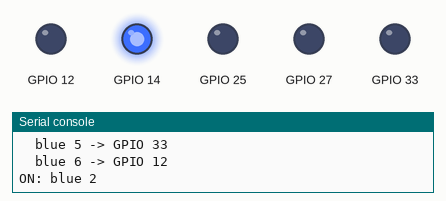
A program run on a simulated ESP32 board running MicroPython. Shown: output pins drawn as LEDs (lit = HIGH), the last lines printed to the serial console. Wiring (from the project's diagram.json): switch on GPIO 0, yellow LED on GPIO 2, green LED on GPIO 4, blue LED on GPIO 12, orange LED on GPIO 13, blue LED on GPIO 14, blue LED on GPIO 25, blue LED on GPIO 26, blue LED on GPIO 27, blue LED on GPIO 33.

Above: at 0.2 s.
At 1.2 s:
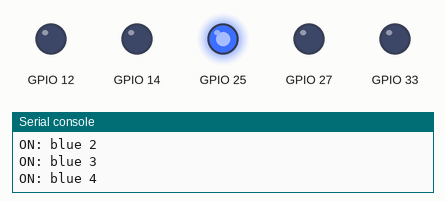
At 1.7 s:
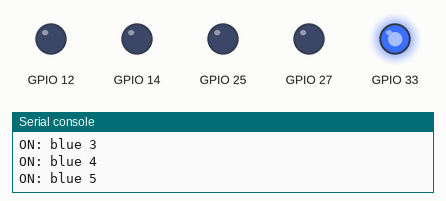
At 3.2 s:
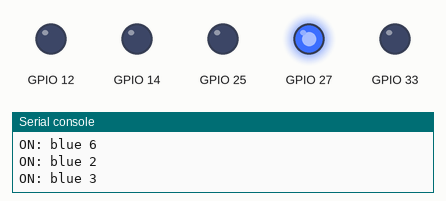
At 4.7 s:
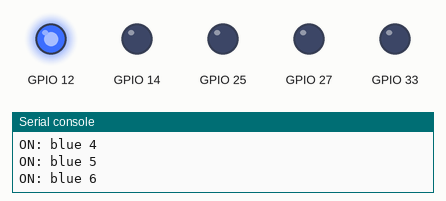
Timing chart, 0 to 5.8 s (numbered marks = the images above):
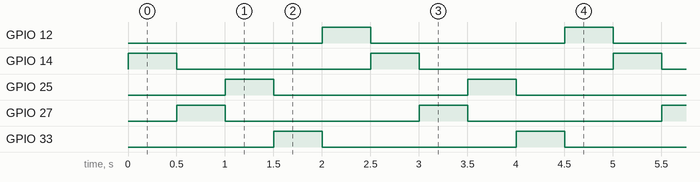

The program:

07_additional_blue_leds_basic.py
```python
"""Diagnostic 7/13 — Five additional blue LEDs, checked one at a time.

Isolates blue LEDs 2-6 on GPIO 14, 27, 25, 33 and 12. All six blinking
LEDs in the current circuit are physically blue; the first one, on GPIO
26, is checked by diagnostics 1-3. See diagnostics/README.md for how to run this on
wokwi.com.

Deliberately lights exactly one LED at a time, in a plain blocking loop
(no asyncio) -- if only one LED in the row fails to light, the printed
name pinpoints exactly which pin/resistor/LED to check, instead of five
LEDs blinking together and leaving you to guess which one is silently
broken.

Expected: the five blue LEDs light up one after another, in the order printed
on the serial monitor, each for 500 ms, looping continuously.
"""

from machine import Pin
from time import sleep_ms

LED_STEP_INTERVAL_MS = 500

BLUE_LEDS = (
    ("blue 2", 14),
    ("blue 3", 27),
    ("blue 4", 25),
    ("blue 5", 33),
    ("blue 6", 12),
)

blue_leds = [(name, Pin(pin_number, Pin.OUT, value=0)) for name, pin_number in BLUE_LEDS]

print("Additional blue LEDs test started -- lighting one at a time:")
for name, pin_number in BLUE_LEDS:
    print("  {} -> GPIO {}".format(name, pin_number))

while True:
    for name, led in blue_leds:
        led.on()
        print("ON:", name)
        sleep_ms(LED_STEP_INTERVAL_MS)
        led.off()
```

Measured:
- by itself, GPIO 12, GPIO 14, GPIO 25, GPIO 27, GPIO 33: alternates HIGH for 0.50 s and LOW for 2.0 s
- by itself, everything shown: repeats every 2.5 s, in 5 steps
